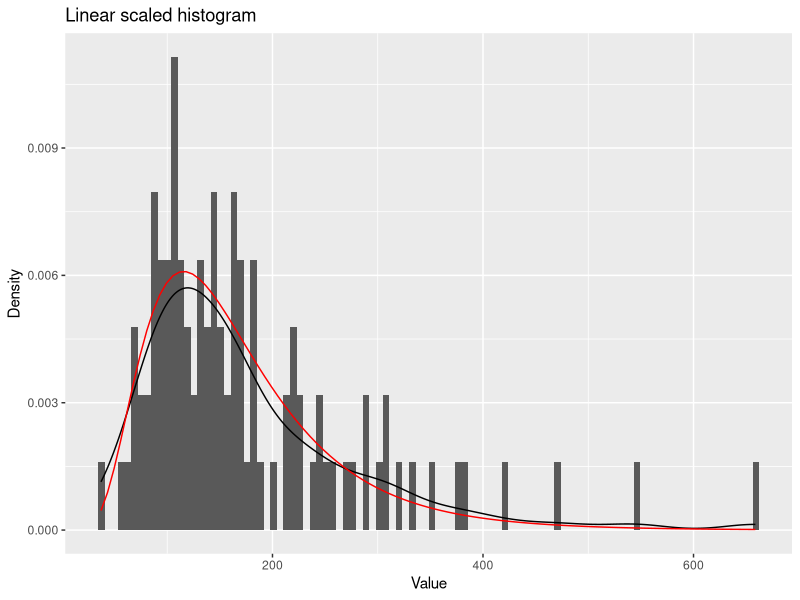
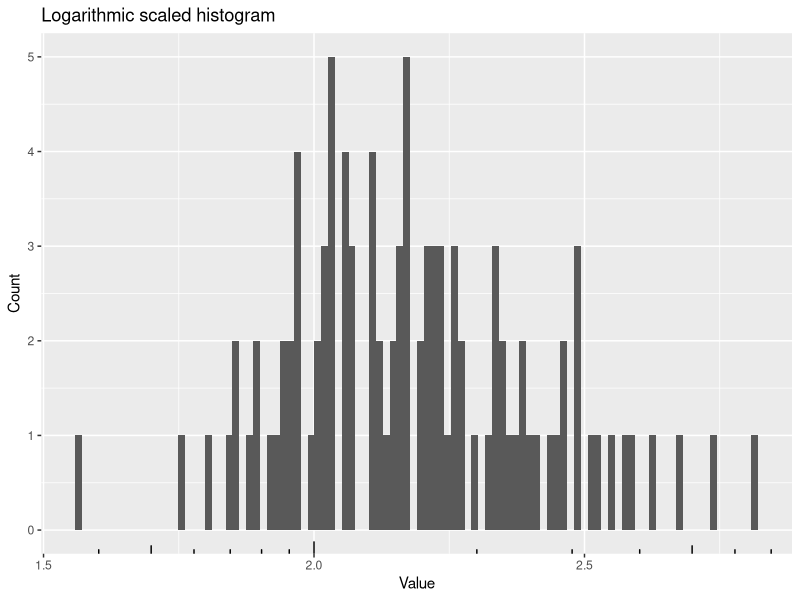
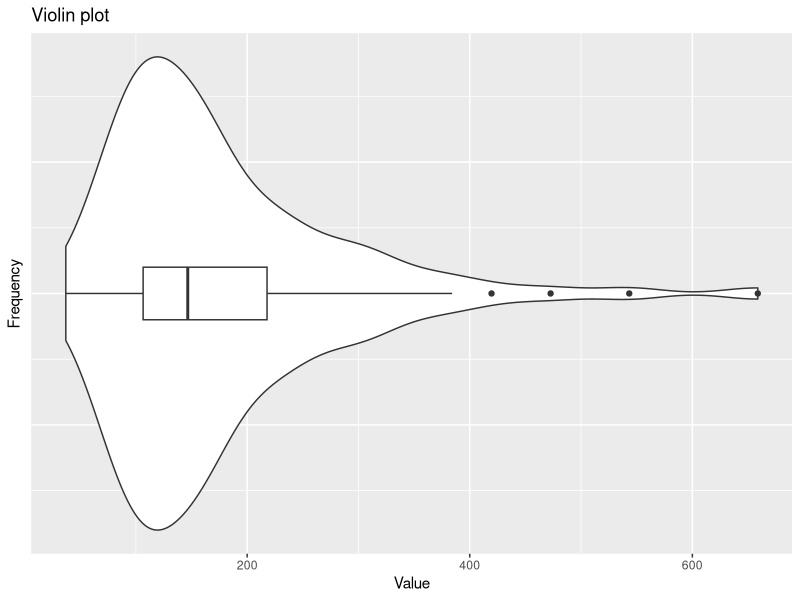

Write R code to recreate these figures, in order.
## ---- chunk 1
#Loading packages
library(ggplot2)
## ---- chunk 2
sample = rlnorm(100, meanlog = 5, sdlog = 0.5)
## ---- chunk 3
df = data.frame(sample)
## ---- chunk 4
ggplot(df, aes(sample)) +
  geom_histogram(bins = 100, aes(y = after_stat(density))) + 
  ggtitle("Linear scaled histogram") + 
  xlab("Value") + ylab("Density") +
  geom_density() +
  
  #plot lognormal function for comparison. Use dlnorm i
  stat_function(fun=dlnorm, args = list(meanlog = 5, sdlog = 0.5), colour = 'red')
## ---- chunk 5
df$logCounts <- log10(sample)

## ---- chunk 6
ggplot(df, aes(logCounts)) +
  geom_histogram(bins = 100) + 
  ggtitle("Logarithmic scaled histogram") + 
  xlab("Value") + ylab("Count") + 
  annotation_logticks(sides='b')

## ---- chunk 7
ggplot(df, aes(sample, 1)) +
  geom_violin() + 
  ggtitle("Violin plot") + 
  xlab("Value") + ylab("Frequency") + 
  geom_boxplot(width = 0.1) + 
  theme(axis.text.y = element_blank(),
        axis.ticks.y = element_blank())

